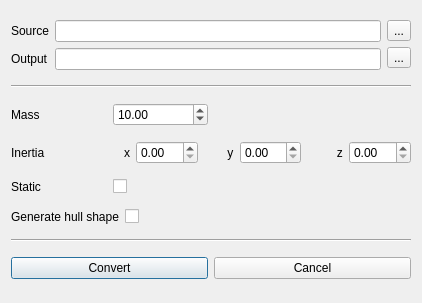
<?xml version="1.0" encoding="UTF-8"?>
<ui version="4.0">
 <class>Window_ConvertPHY</class>
 <widget class="QDialog" name="Window_ConvertPHY">
  <property name="geometry">
   <rect>
    <x>0</x>
    <y>0</y>
    <width>422</width>
    <height>303</height>
   </rect>
  </property>
  <property name="windowTitle">
   <string>Convert to PHY</string>
  </property>
  <property name="windowIcon">
   <iconset>
    <normaloff>icon.png</normaloff>
    <normalon>icon.png</normalon>icon.png</iconset>
  </property>
  <layout class="QGridLayout" name="gridLayout">
   <item row="0" column="0" colspan="2">
    <layout class="QHBoxLayout" name="horizontalLayout">
     <item>
      <layout class="QVBoxLayout" name="verticalLayout">
       <item>
        <widget class="QLabel" name="label">
         <property name="text">
          <string>Source</string>
         </property>
        </widget>
       </item>
       <item>
        <widget class="QLabel" name="label_2">
         <property name="sizePolicy">
          <sizepolicy hsizetype="Preferred" vsizetype="Preferred">
           <horstretch>0</horstretch>
           <verstretch>0</verstretch>
          </sizepolicy>
         </property>
         <property name="text">
          <string>Output</string>
         </property>
        </widget>
       </item>
      </layout>
     </item>
     <item>
      <layout class="QVBoxLayout" name="verticalLayout_2">
       <item>
        <widget class="QLineEdit" name="lineEdit_InputPath"/>
       </item>
       <item>
        <widget class="QLineEdit" name="lineEdit_OutputPath"/>
       </item>
      </layout>
     </item>
     <item>
      <layout class="QVBoxLayout" name="verticalLayout_3">
       <item>
        <widget class="QToolButton" name="toolButton_InputPath">
         <property name="text">
          <string>...</string>
         </property>
        </widget>
       </item>
       <item>
        <widget class="QToolButton" name="toolButton_OutputPath">
         <property name="text">
          <string>...</string>
         </property>
        </widget>
       </item>
      </layout>
     </item>
    </layout>
   </item>
   <item row="1" column="0" colspan="2">
    <widget class="Line" name="line">
     <property name="orientation">
      <enum>Qt::Horizontal</enum>
     </property>
    </widget>
   </item>
   <item row="2" column="0">
    <layout class="QHBoxLayout" name="horizontalLayout_2">
     <item>
      <widget class="QLabel" name="label_3">
       <property name="text">
        <string>Mass</string>
       </property>
      </widget>
     </item>
     <item>
      <widget class="QDoubleSpinBox" name="doubleSpinBox_Mass">
       <property name="contextMenuPolicy">
        <enum>Qt::CustomContextMenu</enum>
       </property>
       <property name="value">
        <double>10.000000000000000</double>
       </property>
      </widget>
     </item>
    </layout>
   </item>
   <item row="3" column="0" colspan="2">
    <layout class="QHBoxLayout" name="horizontalLayout_3">
     <item>
      <widget class="QLabel" name="label_4">
       <property name="text">
        <string>Inertia                      </string>
       </property>
      </widget>
     </item>
     <item>
      <widget class="QLabel" name="label_5">
       <property name="text">
        <string>x</string>
       </property>
      </widget>
     </item>
     <item>
      <widget class="QDoubleSpinBox" name="doubleSpinBox_x">
       <property name="sizePolicy">
        <sizepolicy hsizetype="Expanding" vsizetype="Fixed">
         <horstretch>0</horstretch>
         <verstretch>0</verstretch>
        </sizepolicy>
       </property>
      </widget>
     </item>
     <item>
      <widget class="QLabel" name="label_6">
       <property name="text">
        <string>       y</string>
       </property>
      </widget>
     </item>
     <item>
      <widget class="QDoubleSpinBox" name="doubleSpinBox_y">
       <property name="sizePolicy">
        <sizepolicy hsizetype="Expanding" vsizetype="Fixed">
         <horstretch>0</horstretch>
         <verstretch>0</verstretch>
        </sizepolicy>
       </property>
      </widget>
     </item>
     <item>
      <widget class="QLabel" name="label_7">
       <property name="text">
        <string>         z</string>
       </property>
      </widget>
     </item>
     <item>
      <widget class="QDoubleSpinBox" name="doubleSpinBox_z">
       <property name="sizePolicy">
        <sizepolicy hsizetype="Expanding" vsizetype="Fixed">
         <horstretch>0</horstretch>
         <verstretch>0</verstretch>
        </sizepolicy>
       </property>
      </widget>
     </item>
    </layout>
   </item>
   <item row="4" column="0">
    <layout class="QHBoxLayout" name="horizontalLayout_4">
     <item>
      <widget class="QLabel" name="label_8">
       <property name="text">
        <string>Static</string>
       </property>
      </widget>
     </item>
     <item>
      <widget class="QCheckBox" name="checkBox_Static">
       <property name="text">
        <string/>
       </property>
      </widget>
     </item>
    </layout>
   </item>
   <item row="5" column="0">
    <layout class="QHBoxLayout" name="horizontalLayout_5">
     <item>
      <widget class="QLabel" name="label_9">
       <property name="text">
        <string>Generate hull shape</string>
       </property>
      </widget>
     </item>
     <item>
      <widget class="QCheckBox" name="checkBox_HullShape">
       <property name="text">
        <string/>
       </property>
      </widget>
     </item>
    </layout>
   </item>
   <item row="6" column="0" colspan="2">
    <widget class="Line" name="line_2">
     <property name="orientation">
      <enum>Qt::Horizontal</enum>
     </property>
    </widget>
   </item>
   <item row="7" column="0">
    <widget class="QPushButton" name="pushButton_Convert">
     <property name="text">
      <string>Convert</string>
     </property>
    </widget>
   </item>
   <item row="7" column="1">
    <widget class="QPushButton" name="pushButton_Cancel">
     <property name="text">
      <string>Cancel</string>
     </property>
    </widget>
   </item>
  </layout>
 </widget>
 <resources/>
 <connections/>
</ui>
